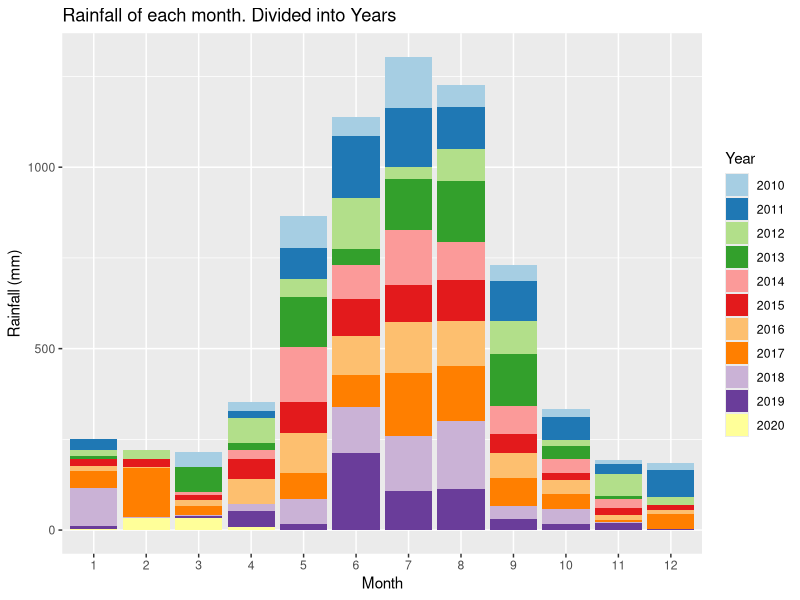
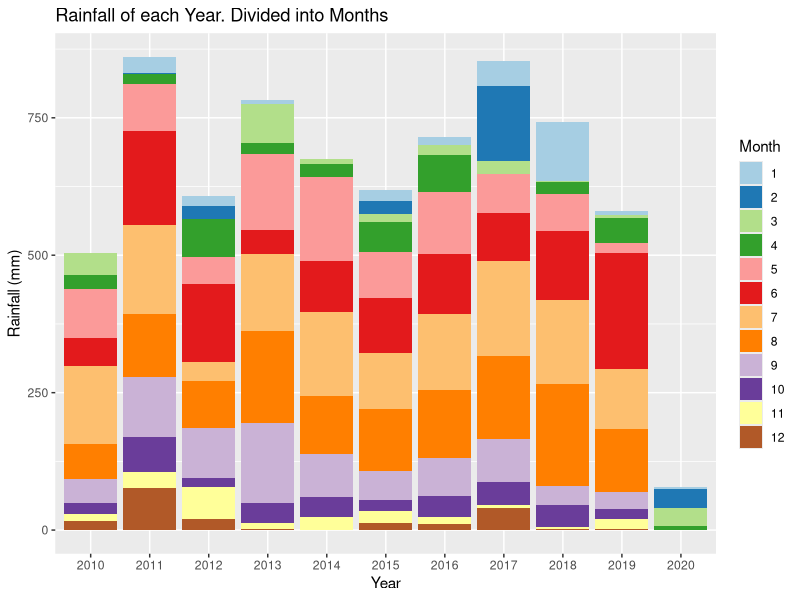
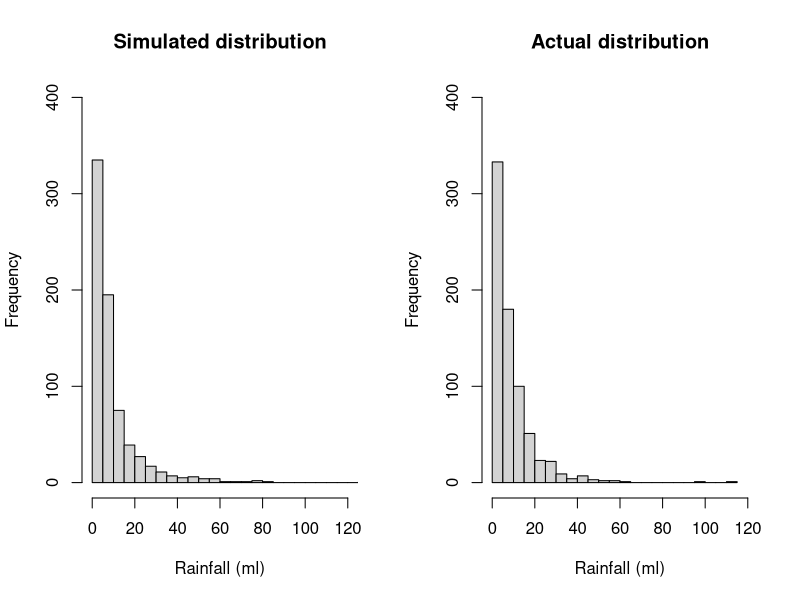
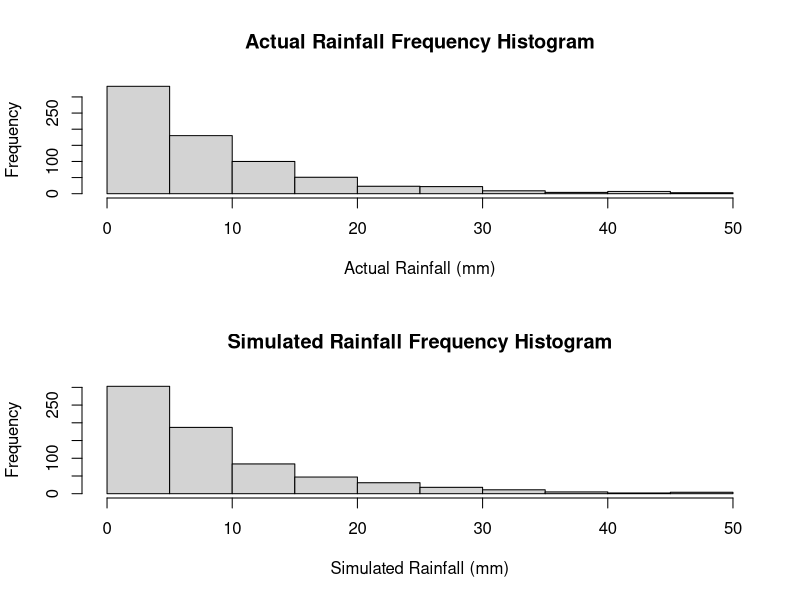
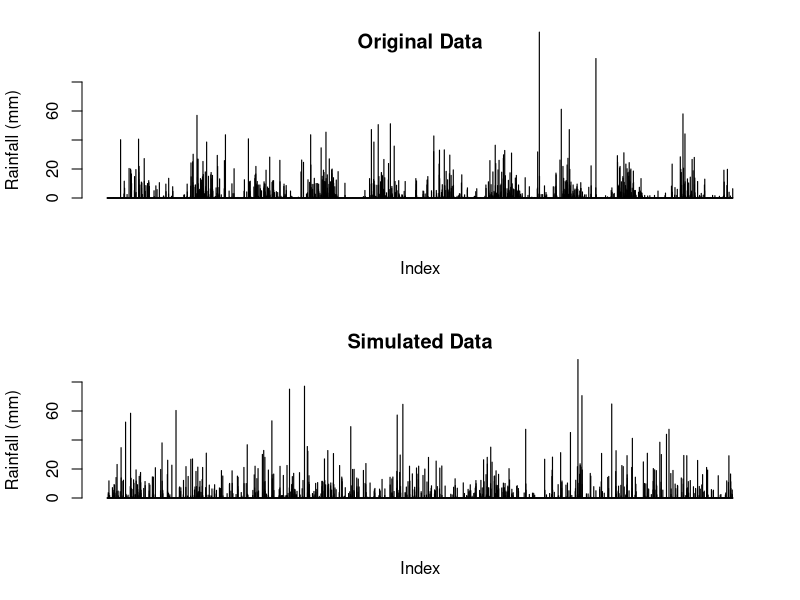
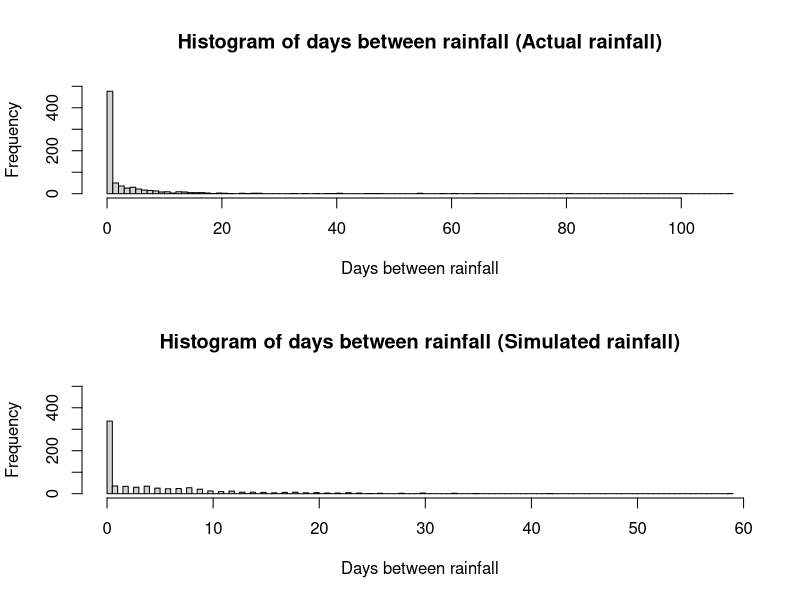
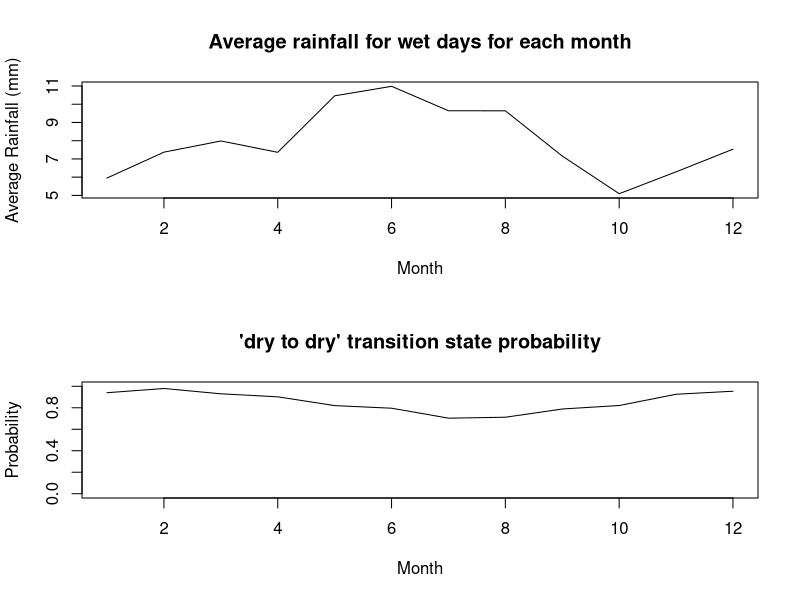
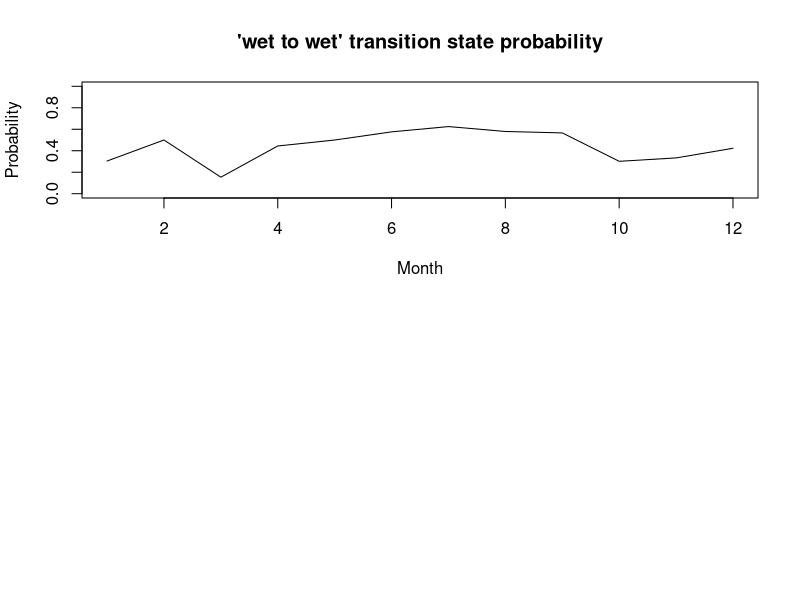

Write R code to recreate these figures, in order.
## ---- chunk 1
knitr::opts_chunk$set(echo = TRUE)
## ---- chunk 2
# Reading in the data from the csv file
data <-  read.csv("IDCJAC0009_009225_1800_Data.csv")
weather_data <- data
weather_data <- weather_data[which(is.na(weather_data$Rainfall.amount..millimetres.) == FALSE),] # excluding rows with no rainfall record made 
## ---- chunk 3
weather_data$date <- do.call(paste, c(weather_data[c("Day", "Month", "Year")], sep = "-")) # creating a column that contains the date for easy indentification
## ---- chunk 4
# function to categorise day as either 'wet' or 'dry' for the Markov Chain functions
state <- function(x){
  stateList <- c()
  for(ii in 1:length(x)){
    if(x[ii] < 1){
      stateList <- c(stateList, "dry")
    }
    if(x[ii] >= 1){
      stateList <- c(stateList, "wet")
    }
  }
  return(stateList)
}
weather_data$state <- state(weather_data$Rainfall.amount..millimetres.)
## ---- chunk 5
head(weather_data[,c('Rainfall.amount..millimetres.','state')], 10)
## ---- chunk 6
# function establishing Markov Chain transition state. Establishing the relationship between the rainfall of a given day and the day before it.
transitionState <- function(x){
  transitionStateList <- c('') #can't find transition state of first observation
  for(i in 2:length(x)){
    if(x[i] == "dry"){
      if (x[i-1] == "dry"){
        transitionStateList <- c(transitionStateList, "DryToDry")
      }
      else {
        transitionStateList <- c(transitionStateList, "WetToDry")
      }
    }
    if(x[i] == "wet"){
      if (x[i-1] == "dry"){
        transitionStateList <- c(transitionStateList, "DryToWet")
      }
      else {
        transitionStateList <- c(transitionStateList, "WetToWet")
      }
    }
  }
  return(transitionStateList)
}
weather_data$transitionState <- transitionState(weather_data$state)
## ---- chunk 7
head(weather_data[,c('Rainfall.amount..millimetres.','state', 'transitionState')], 10)
## ---- chunk 8
train_data <- subset(weather_data, Year >= 2010) # only look at the most recent, relevant data.
library(ggplot2)
library(RColorBrewer)

# explorative plots investigating the distribution of rainfall across months and years

# Plotting the rainfall data (grouped by years and months)
# Distribution of rainfall by month (segmented by year)
ggplot(train_data, aes(x = factor(Month), y = Rainfall.amount..millimetres., fill = factor(Year))) + 
  geom_bar(stat = "identity") + 
  scale_fill_brewer(palette = "Paired") + 
  xlab("Month")+
  ylab("Rainfall (mm)")+
  labs(fill = "Year")+
  ggtitle("Rainfall of each month. Divided into Years")
# There does appear to be a rough distribution of rainfall by month. Most years May, June, July, August, and September (month 5-9) have the most rain. There are outliers

ggplot(train_data, aes(x = factor(Year), y = Rainfall.amount..millimetres., fill = factor(Month))) + 
  geom_bar(stat = "identity") + 
  scale_fill_brewer(palette = "Paired") + 
  xlab("Year")+
  ylab("Rainfall (mm)")+
  labs(fill = "Month")+
  ggtitle("Rainfall of each Year. Divided into Months")
# There does not appear to be any obvious pattern in the rainfall across the 10 years (note. 2020 only contains 4 months of data, hence the low rainfall). The average looks to be around 650-700 mm. 
## ---- chunk 9
table(train_data$Month, train_data$Year) # only four months of data in 2020
## ---- chunk 10
#Calculating transition state probabilities, in general (no respect to month or season)
weatherTable <- table(train_data$transitionState)
weatherTable

probWetToWet = weatherTable['WetToWet'] / (weatherTable['WetToWet'] + weatherTable['WetToDry'])
probWetToWet

probDryToDry = weatherTable['DryToDry'] / (weatherTable['DryToDry'] + weatherTable['DryToWet'])
probDryToDry
## ---- chunk 11
#Basic generator (No seasonal variation)

#calculated above
generateRainfallBasic <- function(genLength){
  currentState = "dry" # Years start with very little rain, so more likely to start dry
  rainAmountList <- c()
  for (i3 in 1:genLength){
    if (currentState == "dry"){
      if (runif(1) < probDryToDry){
        currentState = "dry"
      }
      else{
        currentState = "wet"
      }
    }
    else if (currentState == "wet"){
      if (runif(1) < probWetToWet){
        currentState = "wet"
      }
      else{
        currentState = "dry"
      }
    }
    #generating amount of rainfall if state is wet, else 0
    if (currentState == "wet"){
      rainAmount <- 5.66*exp(rnorm(1))
      rainAmountList <- c(rainAmountList, rainAmount)
    }
    else{
      rainAmountList <- c(rainAmountList, 0)
    }
  }
  return(rainAmountList)
}
## ---- chunk 12
#comparing log-normal against actual data, veeerryyyy close fit, will use log-normal for rainfall sim
par(mfrow=c(1,2))
p1 <- 5.66*exp(rnorm(732))
hist(p1, breaks = 30, xlim = c(0,120), ylim = c(0,400), main = "Simulated distribution", xlab = "Rainfall (ml)")

p2 <- train_data$Rainfall.amount..millimetres.[train_data$Rainfall.amount..millimetres.>1]
hist(p2, breaks = 30, xlim = c(0,120), ylim = c(0,400), main = "Actual distribution", xlab = "Rainfall (ml)")

mean(p1)
mean(p2)
## ---- chunk 13
#Basic generator tests
testRainfall = generateRainfallBasic(3761)

par(mfrow=c(2,1))
hist(train_data$Rainfall.amount..millimetres.[train_data$Rainfall.amount..millimetres.>1 & train_data$Rainfall.amount..millimetres.<50], xlab = "Actual Rainfall (mm)", main = "Actual Rainfall Frequency Histogram")
hist(testRainfall[testRainfall > 1 & testRainfall <50], xlab = "Simulated Rainfall (mm)", main = "Simulated Rainfall Frequency Histogram")

par(mfrow=c(2,1))
barplot(train_data$Rainfall.amount..millimetres., ylim = c(0,80), main = "Original Data", ylab = "Rainfall (mm)", xlab = "Index")
barplot(testRainfall, ylim = c(0,80), main = "Simulated Data", ylab = "Rainfall (mm)", xlab = "Index")
## ---- chunk 14
daysBetweenRain <- function(input){
  returnList <- c()
  currentLength <- 0
  for (i in input){
    if (i<1){
      currentLength <- currentLength + 1
    }
    else{
      returnList <- c(returnList, currentLength)
      currentLength <- 0
    }
  }
  return(returnList)
  }
## ---- chunk 15
hist(daysBetweenRain(train_data$Rainfall.amount..millimetres.)[train_data$Rainfall.amount..millimetres.>-1], main = "Histogram of days between rainfall (Actual rainfall)", breaks = 100, xlab = "Days between rainfall", ylim = c(0,500))
hist(daysBetweenRain(testRainfall)[daysBetweenRain(testRainfall)>-1], main = "Histogram of days between rainfall (Simulated rainfall)", breaks = 100, xlab = "Days between rainfall", ylim = c(0,500))
## ---- chunk 16
#Calculates the transition probabilities for each month
probTransStatesMonth <- function(input_data){
  transitonStatesMonthsFrame <- data.frame(list(rep(0, 12), list(rep(0, 12), list(rep(0,    12), list(rep(0, 12)))))) #Initialises 12x4 frame filled with zeroes (4 columns for each transition state, 12 rows for each month)
  names(transitonStatesMonthsFrame) <- c('DryToDry', 'DryToWet', 'WetToDry', 'WetToWet')

  #Makes the dataframe with the count of each transition state with each month
  for (i4 in 1:dim(input_data)[1]){
    tempTransitionState <- input_data[i4, 'transitionState']
    tempMonth <- input_data[i4, 'Month'] 
    transitonStatesMonthsFrame[tempMonth, tempTransitionState] <- transitonStatesMonthsFrame[tempMonth, tempTransitionState]+1 # increase count of tempTransitionState for month tempMonth by 1
  }

  #Calculates the transition state probabilities for each month in the data frame
  probTransitonStatesMonthsFrame <- transitonStatesMonthsFrame
  for (i in 1:dim(transitonStatesMonthsFrame)[1]){
  
    probTransitonStatesMonthsFrame[i, 'DryToDry'] <- transitonStatesMonthsFrame[i, 'DryToDry'] / (transitonStatesMonthsFrame[i, 'DryToDry'] + transitonStatesMonthsFrame[i, 'DryToWet'])
  
    probTransitonStatesMonthsFrame[i, 'DryToWet'] <- transitonStatesMonthsFrame[i, 'DryToWet'] / (transitonStatesMonthsFrame[i, 'DryToDry'] + transitonStatesMonthsFrame[i, 'DryToWet'])
    
    probTransitonStatesMonthsFrame[i, 'WetToDry'] <- transitonStatesMonthsFrame[i, 'WetToDry'] / (transitonStatesMonthsFrame[i, 'WetToDry'] + transitonStatesMonthsFrame[i, 'WetToWet'])
    probTransitonStatesMonthsFrame[i, 'WetToWet'] <- transitonStatesMonthsFrame[i, 'WetToWet'] / (transitonStatesMonthsFrame[i, 'WetToDry'] + transitonStatesMonthsFrame[i, 'WetToWet'])
    # this data frame 'probTransitionStatesMonthsFrame' will be called directly in the generator, so must be called as such when exported
  }
  return(probTransitonStatesMonthsFrame)
}

## ---- chunk 17
probTransitonStatesMonthsFrame <- probTransStatesMonth(train_data)
head(probTransitonStatesMonthsFrame, 10)
## ---- chunk 18
#testing average rainfall when its rains in each month, and for wettowet vs drytowet transitions.
test_w2w <- train_data$Rainfall.amount..millimetres.[train_data$transitionState == "WetToWet"]
test_d2w <- train_data$Rainfall.amount..millimetres.[train_data$transitionState == "DryToWet"]
mean(test_w2w)
mean(test_d2w)
wilcox.test(test_d2w, test_w2w)
#since resulting wilcox test p-value is 0.85, we conclude that theres no difference in rainfall depending on the transition state, and do not need to include it in our model.

test_rainfallPerMonth <- train_data[train_data$state == "wet",c(4,6)]
kruskal.test(Rainfall.amount..millimetres. ~ Month, data = test_rainfallPerMonth)
#p-val = 0.00016, therefore difference between average rainfall for each month

## ---- chunk 19
#calculating the mean rainfall when it rains for each month, to change how much it rains according to the generator later on. Limited to less than 60 mls as the dataset is not large enough for large rainfall amounts (such as 114ml in feburary) to not throw the mean off.
rainMonthData <- c()
for (i in 1:12){
  temp<- train_data$Rainfall.amount..millimetres.[train_data$state == "wet" & train_data$Month == i & train_data$Rainfall.amount..millimetres. < 60]
  rainMonthData <- c(rainMonthData, list(temp))
  rm(temp)
}

rainfallAvgMonth <- sapply(rainMonthData, mean)

## ---- chunk 20
plot(c(1:12), rainfallAvgMonth, type = "l", xlab = "Month", ylab = "Average Rainfall (mm)", main = "Average rainfall for wet days for each month")
## ---- chunk 21
#How the transition state probabilities vary for each month
plot(probTransitonStatesMonthsFrame$DryToDry, ylim = c(0,1), xlab = "Month", main = "'dry to dry' transition state probability", type = 'l', ylab = "Probability")
plot(probTransitonStatesMonthsFrame$WetToWet, ylim = c(0,1), xlab = "Month", main = "'wet to wet' transition state probability", type = 'l', ylab = "Probability")
## ---- chunk 22
#Weather generator accounting  for seasonal variation of transition states or something i hope
#This is just a regular version of basic generator it's mostly the same in fact if i forget to even do this it is the same

generateRainfallSeasonal <- function(input){
  # input must be weather_data or a subset of weather_data
  currentState = "dry" #can make this into a random choice later
  rainAmountList <- c()
  for (i5 in 1:dim(input)[1]){
    if (currentState == "dry"){
      if (runif(1) < probTransitonStatesMonthsFrame[input[i5, 'Month'], 'DryToDry']){ #now inputs depending on the month of input
        currentState = "dry"
      }
      else{
        currentState = "wet"
      }
    }
    else if (currentState == "wet"){
      if (runif(1) < probTransitonStatesMonthsFrame[input[i5, 'Month'], 'WetToWet']){
        currentState = "wet"
      }
      else{
        currentState = "dry"
      }
    }                                   
    #generating amount of rainfall if state is wet, else 0
    if (currentState == "wet"){
      #rainAmount <- 5.66*exp(rnorm(1)) #now log-normal dist, 5 used because is close to mean of weather_data's / the mean of what exp(rnorm(1)) is by default /// Old Version 
      rainAmount <- rainfallAvgMonth[input[i5, 'Month']]*exp(rnorm(1))/1.648 
      #average of exp(rnorm(1)) is ~1.648, so we divide by that so the average of each month will just be the actual average calculated from rainfallAvgMonth.
      rainAmountList <- c(rainAmountList, rainAmount)
    }
    else{
      rainAmountList <- c(rainAmountList, 0)
    }
  }
  return(rainAmountList)
}
## ---- chunk 23
#testing code for seasonal generator
inputSeasonalRainfall <- dplyr::select(train_data, 'Year', 'Month', 'Day') #using existing train data's dates to input to function, instead of putting in just how many to generate
testSeasonalRainfall = generateRainfallSeasonal(inputSeasonalRainfall)
## ---- chunk 24
par(mfrow=c(2,1))
barplot(train_data$Rainfall.amount..millimetres., ylim = c(0,80), main = "Original Data", ylab = "Rainfall (mm)", xlab = "Index")
barplot(testSeasonalRainfall, ylim = c(0,80), main = "Simulated Data - seasonal", ylab = "Rainfall (mm)", xlab = "Index")
## ---- chunk 25
hist(daysBetweenRain(train_data$Rainfall.amount..millimetres.)[train_data$Rainfall.amount..millimetres.>-1], main = "Histogram of days between rainfall (Actual rainfall)", breaks = 100, xlab = "Days between rainfall", ylim = c(0,500))
hist(daysBetweenRain(testSeasonalRainfall)[daysBetweenRain(testSeasonalRainfall)>-1], main = "Histogram of days between rainfall (Simulated rainfall)", breaks = 100, xlab = "Days between rainfall", ylim = c(0,500))
## ---- chunk 26
wilcox.test(daysBetweenRain(testSeasonalRainfall), daysBetweenRain(train_data$Rainfall.amount..millimetres.))
mean(daysBetweenRain(testSeasonalRainfall)); mean(daysBetweenRain(train_data$Rainfall.amount..millimetres.))

sd(daysBetweenRain(testSeasonalRainfall)); sd(daysBetweenRain(train_data$Rainfall.amount..millimetres.))
## ---- chunk 27
#comparing log-normal against actual data, veeerryyyy close fit, will use log-normal for rainfall sim
p1 <- 5.66*exp(rnorm(732))
p1 <- p1[p1>1]
hist(p1, breaks = 30, xlim = c(0,120), ylim = c(0,400), main = "Simulated distribution")

p2 <- train_data$Rainfall.amount..millimetres.[train_data$Rainfall.amount..millimetres.>1]
hist(p2, breaks = 30, xlim = c(0,120), ylim = c(0,400), main = "actual distribution")
## ---- chunk 28
set.seed(100345)
sampID <- sample.int(nrow(train_data), size = 0.8*nrow(train_data), replace = FALSE)
train_data <- train_data[sampID,] # 80% of data for training
test_data <- train_data[-sampID,] # 20% for testing
## ---- chunk 29
probTransitonStatesMonthsFrame <- probTransStatesMonth(train_data) # retraining seasonal generator probTransitionStatesMonthsFrame with new training data (now only 80% of the original train_data)
# calucating the new average rainfall for each month
rainMonthData <- c()
for (i in 1:12){
  temp<- train_data$Rainfall.amount..millimetres.[train_data$state == "wet" & train_data$Month == i & train_data$Rainfall.amount..millimetres. < 60]
  rainMonthData <- c(rainMonthData, list(temp))
  rm(temp)
}
rainfallAvgMonth <- sapply(rainMonthData, mean)
## ---- chunk 30
#generates a simulation with the same number of observations as test_data (20% of the total data)
testSeasonalRainfall20 = generateRainfallSeasonal(test_data) 
## ---- chunk 31
par(mfrow = c(2, 1))
barplot(testSeasonalRainfall20, ylab = "Rainfall (mm)", xlab = "index", main = "Simulated data")
barplot(test_data$Rainfall.amount..millimetres., ylab = "Rainfall (mm)", xlab  = "index", main = "Actual data")
## ---- chunk 32
# Wilcoxon signed rank test
WT <- wilcox.test(testSeasonalRainfall20, test_data$Rainfall.amount..millimetres., paired=T)
print("Wilcoxon rank sum p-value")
WT$p.value
# paired student t test
TT <- t.test(testSeasonalRainfall20, test_data$Rainfall.amount..millimetres., paired=T)
print("t-test p-value")
TT$p.value
## ---- chunk 33
train_data <- subset(weather_data, Year >= 2010)
train10_data <- subset(weather_data, Year >= 2009 & Year < 2019)
data_2019 <- subset(weather_data, Year == 2019)
## ---- chunk 34
probTransitonStatesMonthsFrame <- probTransStatesMonth(train10_data) # retraining seasonal generator probTransitionStatesMonthsFrame with train10_data
set.seed(10356)
monthList <- subset(weather_data, Year == 2019) # a year that isn't a leap year to get the month list, as generation algorithm only requires months
monthList <- monthList['Month']
testSeasonalRainfall10 <- generateRainfallSeasonal(monthList)
## ---- chunk 35
#compare generated year against 2019
par(mfrow = c(2,1))
barplot(testSeasonalRainfall10, xlab = "Index", ylab = "Rainfall (mm)", main = "Simulated Rainfall")
barplot(data_2019$Rainfall.amount..millimetres., xlab = "Index", ylab = "Rainfall (mm)", main = "2019 Rainfall")
## ---- chunk 36
# check other years for comparison
par(mfrow = c(3,2))
barplot(testSeasonalRainfall10, xlab = "Index", ylab = "Rainfall (mm)", main = "Simulated Rainfall")
year <- subset(weather_data, Year == 2015)
barplot(year$Rainfall.amount..millimetres., xlab = "Index", ylab = "Rainfall (mm)", main = "2015 Rainfall")
year <- subset(weather_data, Year == 2008)
barplot(year$Rainfall.amount..millimetres., xlab = "Index", ylab = "Rainfall (mm)", main = "2008 Rainfall")
year <- subset(weather_data, Year == 2015)
barplot(year$Rainfall.amount..millimetres., xlab = "Index", ylab = "Rainfall (mm)", main = "2017 Rainfall")
year <- subset(weather_data, Year == 2007)
barplot(year$Rainfall.amount..millimetres., xlab = "Index", ylab = "Rainfall (mm)", main = "2007 Rainfall")
year <- subset(weather_data, Year == 2013)
barplot(year$Rainfall.amount..millimetres., xlab = "Index", ylab = "Rainfall (mm)", main = "2013 Rainfall")
rm(year)
## ---- chunk 37
# Creates a graph of difference in rainfall for years, weeks, months, years to see if there are any potential patterns.
# Creates a list of the weekly rainfall
RainfallWeekly <- data.frame("Rainfall (mm)", "Week")
colnames(RainfallWeekly) <- c("Rainfall (mm)", "Week")
RainfallWeekly$`Rainfall (mm)` <- as.numeric(RainfallWeekly$`Rainfall (mm)`)
RainfallWeekly$Week <- as.numeric(RainfallWeekly$Week)
week = 1
weekRain = 0
for(ii in c(1: nrow(weather_data))){
  weekRain = weekRain + weather_data[ii, 6] # rainfall amount for that row
  
  if(ii%%7 == 0){ # every 7th row
    RainfallWeekly[(ii/7), 1] <- weekRain # 1 row of RainfallWeekly created every 7 rows (1 weeks) - inserting rainfall total for that week
    RainfallWeekly[(ii/7), 2] <- week
    week = week + 1
    weekRain = 0 # clear total rainfall to prepare for next week
  }
}
## ---- chunk 38
RainfallWeeklyDiff <- data.frame(c(1:(nrow(RainfallWeekly)-1)), c(1:(nrow(RainfallWeekly)-1))) # data frame with two columns, one less row than RainfallWeekly
colnames(RainfallWeeklyDiff) <- c("Rainfall diff (mm)", "Week")
RainfallWeeklyDiff$`Rainfall diff (mm)` <- diff(RainfallWeekly$`Rainfall (mm)`) # change in weeks
## ---- chunk 39
# plot first 700 weeks first against the difference in rainfall, and then the rainfall per week
par(mfrow = c(4,1))
plot(RainfallWeeklyDiff[c(1:350), 2], RainfallWeeklyDiff[c(1:350), 1], xlab = "week", ylab = "change in rainfall (mm)", cex = 2, type = "b", main = "Difference in rainfall (mm) by week")
plot(RainfallWeekly[c(1:350), 2], RainfallWeekly[c(1:350), 1], xlab = "week", ylab = "rainfall (mm)", type = "l", main = "Rainfall (mm) by week")
plot(RainfallWeeklyDiff[c(351:700), 2], RainfallWeeklyDiff[c(351:700), 1], xlab = "week", ylab = "change in rainfall (mm)", cex = 2, type = "b", main = "Difference in rainfall (mm) by week")
plot(RainfallWeekly[c(351:700), 2], RainfallWeekly[c(351:700), 1], xlab = "week", ylab = "rainfall (mm)", type = "l", main = "Rainfall (mm) by week")
## ---- chunk 40
# plot second 700 weeks first against the difference in rainfall, and then the rainfall per week
par(mfrow = c(4,1))
plot(RainfallWeeklyDiff[c(701:1050), 2], RainfallWeeklyDiff[c(701:1050), 1], xlab = "week", ylab = "change in rainfall (mm)", cex = 2, type = "b")
plot(RainfallWeekly[c(701:1050), 2], RainfallWeekly[c(701:1050), 1], xlab = "week", ylab = "rainfall (mm)", type = "l")
plot(RainfallWeeklyDiff[c(1051:1414), 2], RainfallWeeklyDiff[c(1051:1414), 1], xlab = "week", ylab = "change in rainfall (mm)", cex = 2, type = "b")
plot(RainfallWeekly[c(1051:1414), 2], RainfallWeekly[c(1051:1414), 1], xlab = "week", ylab = "rainfall (mm)", type = "l")
## ---- chunk 41
rainSort_2019 <- data_2019$Rainfall.amount..millimetres.
# qqplot before removing 'dry' days
qqnorm(rainSort_2019, pch = 1, frame = F, main = "Normal Q-Q Plot of Rainfall 2019 (including dry days)")
qqline(rainSort_2019, col = "red", lwd = 2)
rainSort_2019 <- rainSort_2019[which(rainSort_2019 != 0)]
# qqplot after removing 'dry' days
qqnorm(rainSort_2019, pch = 1, frame = F, main = "Normal Q-Q Plot of Rainfall 2019 (excluding dry days)")
qqline(rainSort_2019, col = "red", lwd = 2)
hist(rainSort_2019, breaks = 50)
# data is not normally distributed
rm(rainSort_2019)
## ---- chunk 42
rain2019 <- subset(weather_data, Year == 2019)
length(rain2019$Rainfall.amount..millimetres.)
length(testSeasonalRainfall10)
# Function that returns the sum of ranks of difference (w+ and w-) that are part of the Wilcoxon signed rank calculations
returnRanks <- function(simulated, actual){
  diffs <- (simulated - actual)
  diffs <- diffs[diffs != 0]
  posDifs <- which(diffs > 0)
  negDiffs <- which(diffs < 0)
  rank <- rank(abs(diffs))
  rankPosDiff <- sum(rank[posDifs])
  rankNegDiff <- sum(rank[negDiffs]) 
  return(c(rankPosDiff, rankNegDiff))
}
## ---- chunk 43
table(rain2019$Month)
# To perform the Wilcoxon Signed Rank test we must have paired data, so we have to find the extra dates in testSeasonalRainfall10 (note: 2019 is a non leap year) and remove them.
# Upon review we find that there are days missing from October and December.
## ---- chunk 44
table(rain2019$Day)
# One month is missing a day 5, and another is missing a day 19 (both 11 when should be 12)
temp <- subset(rain2019, Day == 5)
temp$Month # 5th of October missing
temp <- subset(rain2019, Day == 19)
temp$Month # 19th of December missing
rm(temp)
which(rain2019$date == "4-10-2019") # find what row the day before 5-10-2019 is
# Therefore 5-10-2019 would be row 278 (277+1)
which(rain2019$date == "18-12-2019") # find what row the day before 5-10-2019 is
# Therefore 5-10-2019 would be row 353 (351+2). Add two as both 5th october and 19th december are missing
## ---- chunk 45
# We find that the days are day 278 and 353 from testSeasonalRainfall10
simRainfall2019 <- testSeasonalRainfall10
## ---- chunk 46
set.seed(102343656)
monthList <- subset(weather_data, Year == 2019) # A year that isn't a leap year to get the month list, as generation algorithm only requires months
monthList <- monthList['Month']
testSeasonalRainfall10 <- generateRainfallSeasonal(monthList)
simRainfall2019 <- testSeasonalRainfall10 # Have to remove day 278 and day 353 data from testSeasonalRainfall10 because 2019 data list is missing these days
## ---- chunk 47
wilcox <- function(seed, year, remove_days){
  set.seed(seed)
  monthList <- subset(weather_data, Year == year) # a year that isn't a leap year to get the month list, as generation algorithm only requires months
  monthList <- monthList['Month']
  testSeasonalRainfall10 <- generateRainfallSeasonal(monthList)
  if (remove_days == 1){
    simRainfall2019 <- testSeasonalRainfall10[-c(278, 353)]
  } else if (remove_days == 0){
    simRainfall2019 <- testSeasonalRainfall10 # remove day 278 and day 353 data from testSeasonalRainfall10
  }
  # test of testSeasonalRainfall10 against 2019 rainfall (testSeasonalRainfall10 was simulation of 2019 rainfall)
  print(wilcox.test(rain2019$Rainfall.amount..millimetres., simRainfall2019, paired = T, alternative = "t", conf.int = T, conf.level = 0.95))
  WP <- wilcox.test(rain2019$Rainfall.amount..millimetres., simRainfall2019, paired = T, alternative = "t", conf.int = T, conf.level = 0.95)
  cat("P-value is",WP$p.value,"\n")
  # the p-value is 0.04918,indicating that it is likely that there is a significant difference between the simulated data and the actual data. This means that one   set of data was consistently and significantly larger than the other
  # manual calculation of Wilcoxon signed rank values 

  sumRanks <- returnRanks(simRainfall2019, rain2019$Rainfall.amount..millimetres.)
  cat(sumRanks[1], "is the sum of the ranks of the positive differences","\n")
  cat(sumRanks[2], "is the sum of the ranks of the negative differences","\n")

  # rankPosDiff (the sum of the ranks of the differences where the simulated data is greater than the actual) is 7414. rankNegDiff (the sum of the ranks of the the differences where the actual is greater than the simulated) is 5147. rankPosDiff is quite a bit larger than rankNegDiff
}
wilcox(40565, 2019, 0)
## ---- chunk 48
wilcox(12345, 2011, 1)
wilcox(347876, 2011, 1)
wilcox(3456789, 2011, 1)
## ---- chunk 49
# looking at the four total simulations created, there is generally no significant different between the simulated rainfall and the actual rainfall. 
# However looking at rankPosDiff and rankNegDiff calculated for each (the sum of the ranks of the positive and negative differences between the simulated and actual data respectively), the simulated rainfall was consistently larger than the actual data 
# The reason for this is likely because 2019 had a very small amount of rainfall compared to the rest of the years.
sum(train10_data$Rainfall.amount..millimetres.)/10 #/10 to get average of 10 years of rain data
sum(rain2019$Rainfall.amount..millimetres.)
## ---- chunk 50
median(simRainfall2019)
median(rain2019$Rainfall.amount..millimetres.)

# given the number of dry days, it makes sense that the median's would be very similar in the Wilcoxon Signed Rank test
# To perform the Wilcoxon Signed Rank test we remove those dates from testSeasonalRainfall10
# 2019 is a non leap year so February will have 28 days
#October 5th and December 19th are missing, so we remove them
month_result <- which(rain2019$date == "4-10-2019" | rain2019$date=="18-12-2019")
simRainfall2019 <- testSeasonalRainfall10
# Test of testSeasonalRainfall10 against 2019 rainfall (testSeasonalRainfall10 was simulation of 2019 rainfall)
wilcox.test(simRainfall2019, rain2019$Rainfall.amount..millimetres., paired = T, alternative = "t")

# Since the p-value is relatively high, it can be concluded that there is no significant diference between the simulated 2019 data and the actual 2019 data. 
# While the simulation may not be an accurate prediction of 2019 (as seen in the barplots), the simulation was also not logically flawed, as there is not a significant difference between the median of the simulation and the median of the actual.
#Furthermore, a qucik comparison of the medians in the Wilcoxon Signed Rank test shows that (as expected) they are also very similar.
cat("Median of actual and simulated rainfall respectively: ", median(rain2019$Rainfall.amount..millimetres.), median(simRainfall2019))
rm(simRainfall2019)
## ---- chunk 51
# looking at 2013 data (which had a larger than average amount of rain)
rain2013 <- subset(weather_data, Year == 2013)
monthList <- subset(weather_data, Year == 2013) # A year that isn't a leap year to get the month list, as generation algorithm only requires months
monthList <- monthList['Month']
simRainfall2013 <- generateRainfallSeasonal(monthList)
wilcox.test(simRainfall2013, rain2013$Rainfall.amount..millimetres., paired = T, conf.int = T, conf.level = 0.95)

par(mfrow = c(2,1))
barplot(simRainfall2013, xlab = "Index", ylab = "Rainfall (mm)", main = "Simulated Rainfall")
barplot(rain2013$Rainfall.amount..millimetres., xlab = "Index", ylab = "Rainfall (mm)", main = "2013 Rainfall")

diffs <- (simRainfall2013 - rain2013$Rainfall.amount..millimetres.)
diffs <- diffs[diffs != 0]
posDifs <- which(diffs > 0)
negDiffs <- which(diffs < 0)
rank <- rank(abs(diffs))
rankPosDiff <- sum(rank[posDifs])
rankNegDiff <- sum(rank[negDiffs]) 

rankPosDiff
rankNegDiff
mean(diffs)
## ---- chunk 52
# Reading in the data from the csv file for the Sydney Location
data2 <-  read.csv("IDCJAC0009_066062_1800_Data.csv")
weather_data2 <- data
weather_data2 <- weather_data2[which(is.na(weather_data2$Rainfall.amount..millimetres.) == FALSE),] # excluding rows with no rainfall record made
weather_data$date2 <- do.call(paste, c(weather_data[c("Day", "Month", "Year")], sep = "-")) # creating a column that contains the date for easy indentification
train_data2 <- subset(weather_data2, Year >= 2010)
probTransitonStatesMonthsFrame2 <- probTransStatesMonth(train_data2)
head(probTransitonStatesMonthsFrame,10)
